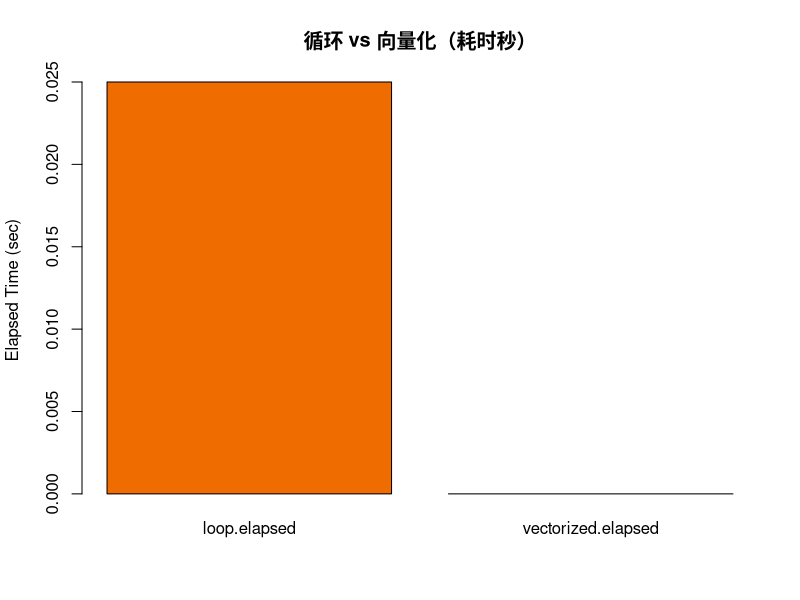
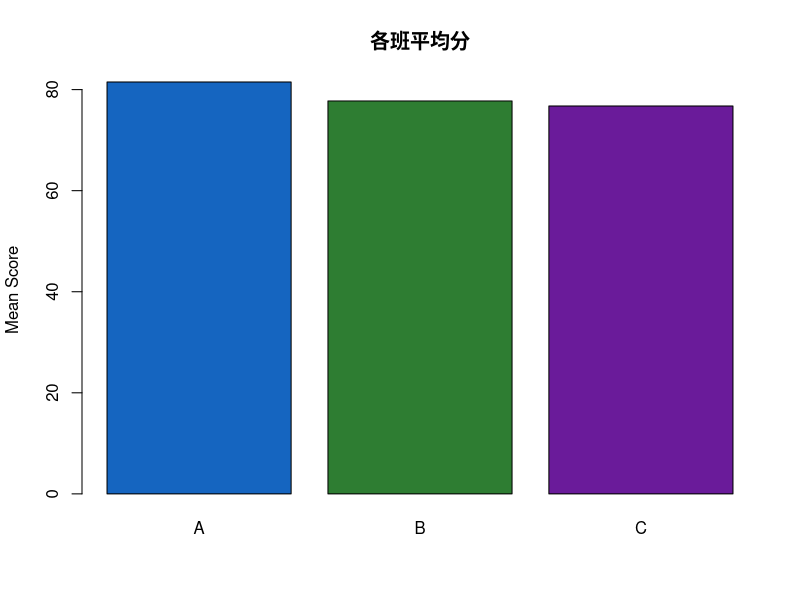

Generate these figures, in order, with R:
## ---- chunk 1
knitr::opts_chunk$set(
  echo = TRUE,
  warning = FALSE,
  message = FALSE
)
## ---- chunk 2
x <- 10
y <- c(1, 2, 3, 4)
name <- "R learner"

x
y
name
## ---- chunk 3
score <- 86

if (score >= 90) {
  grade <- "A"
} else if (score >= 80) {
  grade <- "B"
} else if (score >= 70) {
  grade <- "C"
} else {
  grade <- "D"
}

grade
## ---- chunk 4
scores <- c(95, 88, 72, 64)
pass_flag <- ifelse(scores >= 60, "Pass", "Fail")
pass_flag
## ---- chunk 5
calc <- function(op, a, b) {
  switch(
    op,
    add = a + b,
    sub = a - b,
    mul = a * b,
    div = if (b == 0) NA else a / b,
    NA
  )
}

calc("add", 8, 2)
calc("div", 8, 0)
## ---- chunk 6
nums <- 1:5
out <- numeric(length(nums))

for (i in seq_along(nums)) {
  out[i] <- nums[i]^2
}

out
## ---- chunk 7
count <- 1
acc <- 0

while (count <= 5) {
  acc <- acc + count
  count <- count + 1
}

acc
## ---- chunk 8
i <- 0
vals <- c()

repeat {
  i <- i + 1
  vals <- c(vals, i)
  if (i >= 4) break
}

vals
## ---- chunk 9
evens <- c()
for (i in 1:8) {
  if (i %% 2 == 1) next
  evens <- c(evens, i)
}
evens
## ---- chunk 10
z_score <- function(x, na.rm = TRUE) {
  m <- mean(x, na.rm = na.rm)
  s <- sd(x, na.rm = na.rm)
  (x - m) / s
}

z_score(c(78, 85, 92, 88, 95))
## ---- chunk 11
safe_mean <- function(x, na.rm = TRUE) {
  if (!is.numeric(x)) stop("x must be numeric")
  if (all(is.na(x))) return(NA_real_)
  mean(x, na.rm = na.rm)
}

safe_mean(c(1, 2, 3, NA))
## ---- chunk 12
calc_stats <- function(x) {
  list(
    n = length(x),
    mean = mean(x),
    sd = sd(x)
  )
}

res <- calc_stats(c(10, 12, 9, 15, 14))
res
## ---- chunk 13
set.seed(42)
x <- rnorm(50000)

loop_square <- function(v) {
  out <- numeric(length(v))
  for (i in seq_along(v)) {
    out[i] <- v[i]^2
  }
  out
}

t_loop <- system.time(loop_square(x))
t_vec <- system.time(x^2)

timing <- c(loop = t_loop["elapsed"], vectorized = t_vec["elapsed"])
timing
## ---- chunk 14
barplot(
  timing,
  col = c("#EF6C00", "#2E7D32"),
  main = "循环 vs 向量化（耗时秒）",
  ylab = "Elapsed Time (sec)"
)
## ---- chunk 15
mat <- matrix(1:12, nrow = 3, byrow = TRUE)
mat

row_sum <- apply(mat, 1, sum)
col_mean <- apply(mat, 2, mean)

row_sum
col_mean
## ---- chunk 16
lst <- list(a = 1:3, b = 4:7, c = c(2, 9))
lapply(lst, length)
## ---- chunk 17
sapply(lst, sum)
## ---- chunk 18
bad_div <- function(a, b) {
  a / b
}

bad_div(10, 0)
## ---- chunk 19
score_to_grade <- function(score) {
  ifelse(score >= 90, "A",
         ifelse(score >= 80, "B",
                ifelse(score >= 70, "C", "D")))
}

df <- data.frame(
  id = 1:12,
  class = rep(c("A", "B", "C"), each = 4),
  score = c(95, 86, 78, 67, 88, 92, 71, 60, 83, 76, 90, 58)
)

df$grade <- score_to_grade(df$score)

class_mean <- aggregate(score ~ class, data = df, FUN = mean)
grade_dist <- table(df$grade)

class_mean
grade_dist
## ---- chunk 20
barplot(
  class_mean$score,
  names.arg = class_mean$class,
  col = c("#1565C0", "#2E7D32", "#6A1B9A"),
  main = "各班平均分",
  ylab = "Mean Score"
)
